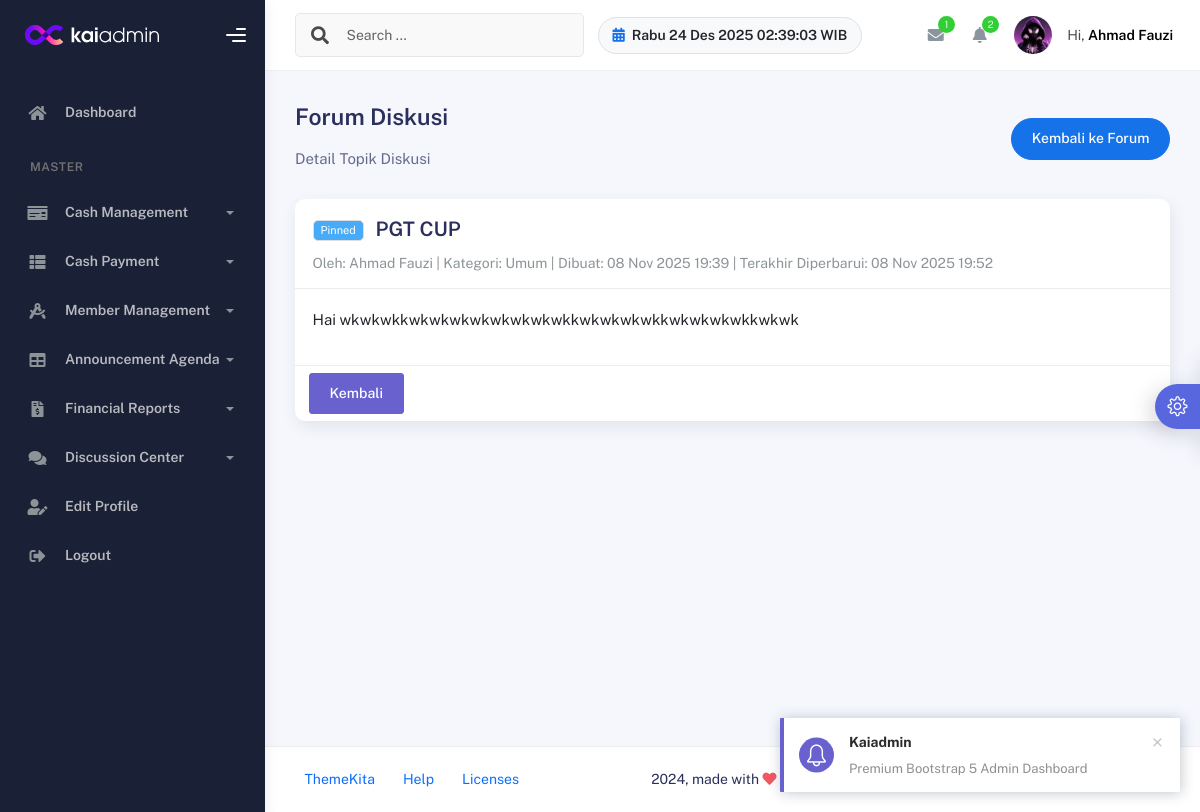
Screenshot of /operator/view_topic.php?id=2 (signed in) with the database file from the repository.
### tables this page shows
CREATE TABLE `discussion_topics` (
  `id` int NOT NULL,
  `user_id` int NOT NULL,
  `category_id` int NOT NULL,
  `title` varchar(255) NOT NULL,
  `content` text NOT NULL,
  `is_pinned` tinyint(1) DEFAULT '0',
  `created_at` timestamp NULL DEFAULT CURRENT_TIMESTAMP,
  `updated_at` timestamp NULL DEFAULT CURRENT_TIMESTAMP ON UPDATE CURRENT_TIMESTAMP
);

CREATE TABLE `user` (
  `id_user` int NOT NULL,
  `nama_lengkap` varchar(100) NOT NULL,
  `username` varchar(50) NOT NULL,
  `password` varchar(255) NOT NULL,
  `role` enum('admin','operator','user') NOT NULL,
  `status` enum('aktif','nonaktif') DEFAULT 'aktif',
  `profile_picture` varchar(255) DEFAULT NULL,
  `created_at` timestamp NULL DEFAULT CURRENT_TIMESTAMP,
  `background_picture` varchar(255) DEFAULT NULL
);

CREATE TABLE `discussion_categories` (
  `id` int NOT NULL,
  `name` varchar(50) NOT NULL,
  `description` text,
  `created_at` timestamp NULL DEFAULT CURRENT_TIMESTAMP,
  `updated_at` timestamp NULL DEFAULT CURRENT_TIMESTAMP ON UPDATE CURRENT_TIMESTAMP
);

### operator/view_topic.php (the view, shortened to what this page needs)
<?php
include '../config/database.php';
$topic = null;
if (isset($_GET['id'])) {
    $topic_id = mysqli_real_escape_string($conn, $_GET['id']);
    $query_topic = "SELECT
                        dt.id,
                        dt.title,
                        dt.content,
                        dt.is_pinned,
                        dt.created_at,
                        dt.updated_at,
                        u.nama_lengkap AS author_name,
                        dc.name AS category_name
                     FROM
                        discussion_topics dt
                     JOIN
                        user u ON dt.user_id = u.id_user
                     JOIN
                        discussion_categories dc ON dt.category_id = dc.id
                     WHERE
                        dt.id = '$topic_id'";
    $result_topic = mysqli_query($conn, $query_topic);
    if ($result_topic && mysqli_num_rows($result_topic) > 0) {
        $topic = mysqli_fetch_assoc($result_topic);
    }
}
?>
<!DOCTYPE html>
<html lang="en">
<head>
    <link rel="stylesheet" href="../assets/css/bootstrap.min.css" />
    <link rel="stylesheet" href="../assets/css/plugins.min.css" />
    <link rel="stylesheet" href="../assets/css/kaiadmin.min.css" />
    <link rel="stylesheet" href="../assets/css/demo.css" />
</head>
<body>
    <div class="wrapper">
        <?php include 'layout_operator/sidebar.php'; ?>
        <div class="main-panel">
            <div class="main-header">
                <?php include 'layout_operator/navbar.php'; ?>
            </div>
            <div class="container">
                <div class="page-inner">
                    <div
                        class="d-flex align-items-left align-items-md-center flex-column flex-md-row pt-2 pb-4">
                        <div>
                            <h3 class="fw-bold mb-3">Forum Diskusi</h3>
                            <h6 class="op-7 mb-2">Detail Topik Diskusi</h6>
                        </div>
                        <div class="ms-md-auto py-2 py-md-0">
                            <a href="index_forum.php" class="btn btn-primary btn-round">Kembali ke Forum</a>
                        </div>
                    </div>
                    <div class="row">
                        <div class="col-md-12">
                            <div class="card">
                                <div class="card-header">
                                    <div class="card-title">
                                        <?php if ($topic['is_pinned']) : ?>
                                            <span class="badge bg-info me-2">Pinned</span>
                                        <?php endif; ?>
                                        <?= htmlspecialchars($topic['title']) ?>
                                    </div>
                                    <div class="card-category">
                                        Oleh: <?= htmlspecialchars($topic['author_name']) ?> | Kategori: <?= htmlspecialchars($topic['category_name']) ?> | Dibuat: <?= date('d M Y H:i', strtotime($topic['created_at'])) ?> | Terakhir Diperbarui: <?= date('d M Y H:i', strtotime($topic['updated_at'])) ?>
                                    </div>
                                </div>
                                <div class="card-body">
                                    <p><?= nl2br(htmlspecialchars($topic['content'])) ?></p>
                                </div>
                                <div class="card-footer">
                                    <a href="index_forum.php" class="btn btn-secondary">Kembali</a>
                                </div>
                            </div>
                        </div>
                    </div>
                </div>
            </div>
            <?php include 'layout_operator/footer.php'; ?>
        </div>
    </div>
</body>
</html>

### rows the page displays
discussion_topics: title "PGT CUP", user.nama_lengkap "Ahmad Fauzi", category.name "Umum", created_at "08 Nov 2025 19:39", updated_at "08 Nov 2025 19:52", content "Hai wkwkwkkwkwkwkwkwkwkwkwkkwkwkwkwkkwkwkwkwkkwkwk"

### other values shown
$message_total "1"
$notif_count "2"
$_SESSION['nama_lengkap'] "Ahmad Fauzi"
